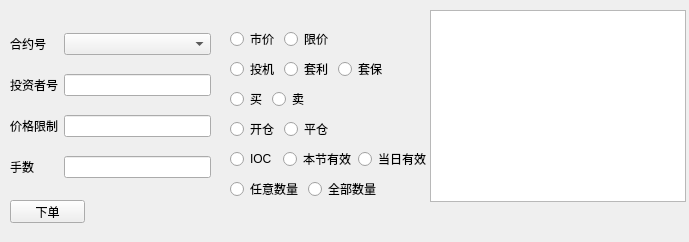
<?xml version="1.0" encoding="UTF-8"?>
<ui version="4.0">
 <class>InsertOrder</class>
 <widget class="QWidget" name="InsertOrder">
  <property name="geometry">
   <rect>
    <x>0</x>
    <y>0</y>
    <width>689</width>
    <height>242</height>
   </rect>
  </property>
  <property name="windowTitle">
   <string>Form</string>
  </property>
  <property name="styleSheet">
   <string notr="true"/>
  </property>
  <widget class="QPushButton" name="xiadan">
   <property name="geometry">
    <rect>
     <x>10</x>
     <y>200</y>
     <width>75</width>
     <height>23</height>
    </rect>
   </property>
   <property name="text">
    <string>下单</string>
   </property>
  </widget>
  <widget class="QWidget" name="layoutWidget">
   <property name="geometry">
    <rect>
     <x>230</x>
     <y>150</y>
     <width>197</width>
     <height>18</height>
    </rect>
   </property>
   <layout class="QHBoxLayout" name="horizontalLayout">
    <item>
     <widget class="QRadioButton" name="IOC">
      <property name="text">
       <string>IOC</string>
      </property>
      <attribute name="buttonGroup">
       <string notr="true">buttonGroup_5</string>
      </attribute>
     </widget>
    </item>
    <item>
     <widget class="QRadioButton" name="benri">
      <property name="text">
       <string>本节有效</string>
      </property>
      <attribute name="buttonGroup">
       <string notr="true">buttonGroup_5</string>
      </attribute>
     </widget>
    </item>
    <item>
     <widget class="QRadioButton" name="dangri">
      <property name="text">
       <string>当日有效</string>
      </property>
      <attribute name="buttonGroup">
       <string notr="true">buttonGroup_5</string>
      </attribute>
     </widget>
    </item>
   </layout>
  </widget>
  <widget class="QWidget" name="layoutWidget">
   <property name="geometry">
    <rect>
     <x>230</x>
     <y>120</y>
     <width>102</width>
     <height>18</height>
    </rect>
   </property>
   <layout class="QHBoxLayout" name="horizontalLayout_2">
    <item>
     <widget class="QRadioButton" name="kaichang">
      <property name="text">
       <string>开仓</string>
      </property>
      <attribute name="buttonGroup">
       <string notr="true">buttonGroup_3</string>
      </attribute>
     </widget>
    </item>
    <item>
     <widget class="QRadioButton" name="pingchang">
      <property name="text">
       <string>平仓</string>
      </property>
      <attribute name="buttonGroup">
       <string notr="true">buttonGroup_3</string>
      </attribute>
     </widget>
    </item>
   </layout>
  </widget>
  <widget class="QWidget" name="layoutWidget">
   <property name="geometry">
    <rect>
     <x>230</x>
     <y>30</y>
     <width>102</width>
     <height>18</height>
    </rect>
   </property>
   <layout class="QHBoxLayout" name="horizontalLayout_3">
    <item>
     <widget class="QRadioButton" name="shijia">
      <property name="text">
       <string>市价</string>
      </property>
      <attribute name="buttonGroup">
       <string notr="true">buttonGroup_2</string>
      </attribute>
     </widget>
    </item>
    <item>
     <widget class="QRadioButton" name="xianjia">
      <property name="text">
       <string>限价</string>
      </property>
      <attribute name="buttonGroup">
       <string notr="true">buttonGroup_2</string>
      </attribute>
     </widget>
    </item>
   </layout>
  </widget>
  <widget class="QWidget" name="layoutWidget">
   <property name="geometry">
    <rect>
     <x>230</x>
     <y>60</y>
     <width>155</width>
     <height>18</height>
    </rect>
   </property>
   <layout class="QHBoxLayout" name="horizontalLayout_4">
    <item>
     <widget class="QRadioButton" name="touji">
      <property name="text">
       <string>投机</string>
      </property>
      <attribute name="buttonGroup">
       <string notr="true">buttonGroup_4</string>
      </attribute>
     </widget>
    </item>
    <item>
     <widget class="QRadioButton" name="taoli">
      <property name="text">
       <string>套利</string>
      </property>
      <attribute name="buttonGroup">
       <string notr="true">buttonGroup_4</string>
      </attribute>
     </widget>
    </item>
    <item>
     <widget class="QRadioButton" name="taobao">
      <property name="text">
       <string>套保</string>
      </property>
      <attribute name="buttonGroup">
       <string notr="true">buttonGroup_4</string>
      </attribute>
     </widget>
    </item>
   </layout>
  </widget>
  <widget class="QWidget" name="layoutWidget">
   <property name="geometry">
    <rect>
     <x>230</x>
     <y>90</y>
     <width>78</width>
     <height>18</height>
    </rect>
   </property>
   <layout class="QHBoxLayout" name="horizontalLayout_5">
    <item>
     <widget class="QRadioButton" name="mairu">
      <property name="text">
       <string>买</string>
      </property>
      <attribute name="buttonGroup">
       <string notr="true">buttonGroup</string>
      </attribute>
     </widget>
    </item>
    <item>
     <widget class="QRadioButton" name="maichu">
      <property name="text">
       <string>卖</string>
      </property>
      <attribute name="buttonGroup">
       <string notr="true">buttonGroup</string>
      </attribute>
     </widget>
    </item>
   </layout>
  </widget>
  <widget class="QWidget" name="layoutWidget">
   <property name="geometry">
    <rect>
     <x>10</x>
     <y>20</y>
     <width>201</width>
     <height>171</height>
    </rect>
   </property>
   <layout class="QGridLayout" name="gridLayout">
    <item row="0" column="0">
     <widget class="QLabel" name="label">
      <property name="text">
       <string>合约号</string>
      </property>
     </widget>
    </item>
    <item row="1" column="2">
     <widget class="QLineEdit" name="lineEdit"/>
    </item>
    <item row="1" column="0">
     <widget class="QLabel" name="label_2">
      <property name="text">
       <string>投资者号</string>
      </property>
     </widget>
    </item>
    <item row="2" column="0">
     <widget class="QLabel" name="label_3">
      <property name="text">
       <string>价格限制</string>
      </property>
     </widget>
    </item>
    <item row="3" column="2">
     <widget class="QLineEdit" name="lineEdit_5">
      <property name="text">
       <string/>
      </property>
     </widget>
    </item>
    <item row="3" column="0">
     <widget class="QLabel" name="label_4">
      <property name="text">
       <string>手数</string>
      </property>
     </widget>
    </item>
    <item row="2" column="2">
     <widget class="QLineEdit" name="lineEdit_3">
      <property name="text">
       <string/>
      </property>
     </widget>
    </item>
    <item row="0" column="2">
     <widget class="QComboBox" name="heyuehao"/>
    </item>
   </layout>
  </widget>
  <widget class="QTextBrowser" name="textBrowser">
   <property name="geometry">
    <rect>
     <x>430</x>
     <y>10</y>
     <width>256</width>
     <height>192</height>
    </rect>
   </property>
  </widget>
  <widget class="QWidget" name="layoutWidget">
   <property name="geometry">
    <rect>
     <x>230</x>
     <y>180</y>
     <width>150</width>
     <height>18</height>
    </rect>
   </property>
   <layout class="QHBoxLayout" name="horizontalLayout_6">
    <item>
     <widget class="QRadioButton" name="radioButton">
      <property name="text">
       <string>任意数量</string>
      </property>
      <attribute name="buttonGroup">
       <string notr="true">buttonGroup_6</string>
      </attribute>
     </widget>
    </item>
    <item>
     <widget class="QRadioButton" name="radioButton_2">
      <property name="text">
       <string>全部数量</string>
      </property>
      <attribute name="buttonGroup">
       <string notr="true">buttonGroup_6</string>
      </attribute>
     </widget>
    </item>
   </layout>
  </widget>
 </widget>
 <resources/>
 <connections/>
 <buttongroups>
  <buttongroup name="buttonGroup"/>
  <buttongroup name="buttonGroup_2"/>
  <buttongroup name="buttonGroup_3"/>
  <buttongroup name="buttonGroup_6"/>
  <buttongroup name="buttonGroup_4"/>
  <buttongroup name="buttonGroup_5"/>
 </buttongroups>
</ui>
